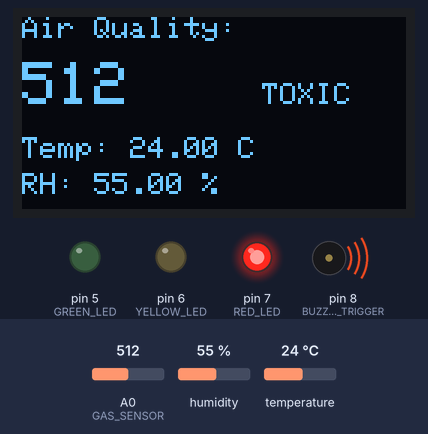
A sketch run on a simulated Arduino Uno, built with avr-gcc and run on an emulated ATmega328P. Parts: 128×64 one-colour display, output pins drawn as LEDs (lit = HIGH), buzzer (waves = sounding, pin HIGH). Inputs (shaded band) come from the test bench; at power-on: A0 (GAS_SENSOR) = 512, humidity 55 %, temperature 24 °C.

Above: at 3.2 s.
3.3 s: A0 (GAS_SENSOR) set to 411
At 5.1 s:
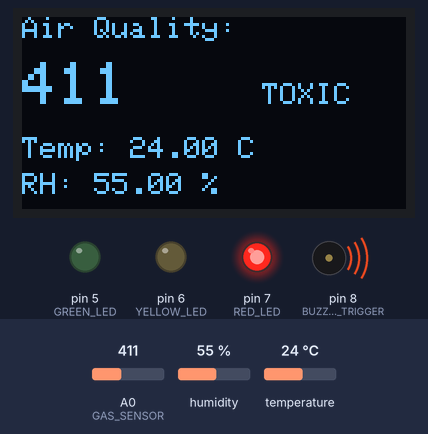
6.0 s: A0 (GAS_SENSOR) set to 390
At 7.4 s:
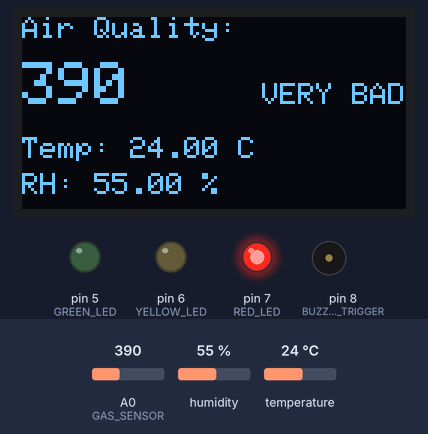
8.7 s: A0 (GAS_SENSOR) set to 265
At 11.0 s:
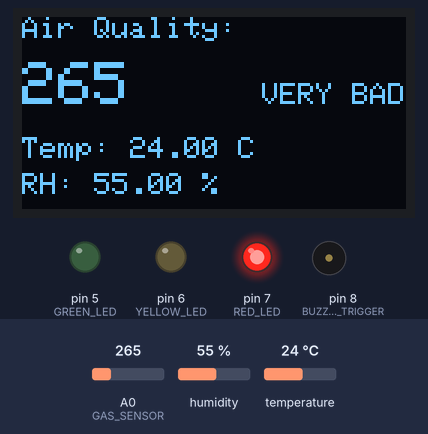
11.8 s: A0 (GAS_SENSOR) set to 240
At 13.3 s:
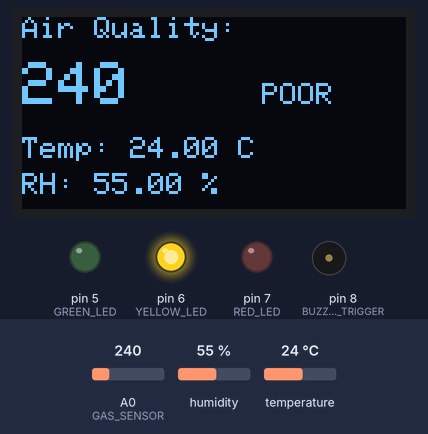
14.5 s: A0 (GAS_SENSOR) set to 163
At 16.9 s:
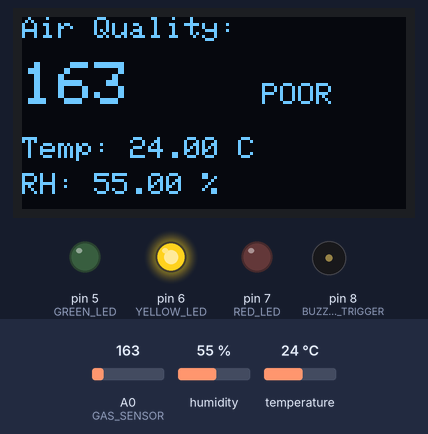
18.0 s: A0 (GAS_SENSOR) set to 142
At 19.2 s:
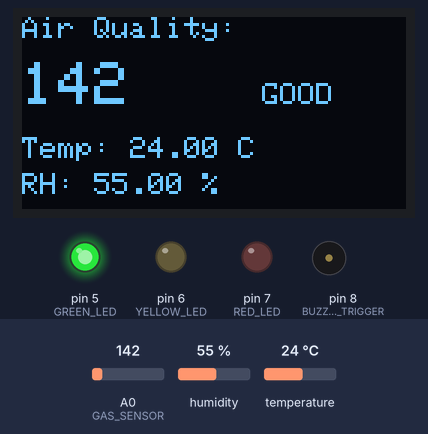
Timing chart, 0 to 21.0 s (numbered marks = the images above; inputs shaded):
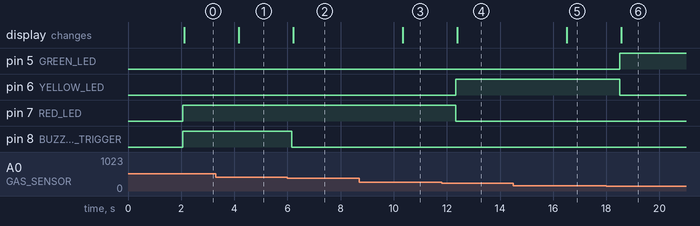

Measured:
- the behaviour switches between 400 and 399 on A0 (GAS_SENSOR) (found by bisection; images 1 and 2)
- the behaviour switches between 250 and 249 on A0 (GAS_SENSOR) (found by bisection; images 3 and 4)
- the behaviour switches between 150 and 149 on A0 (GAS_SENSOR) (found by bisection; images 5 and 6)
- after the input at 3.3 s, the display: changes after 0.87 s (image 1)
- after the input at 6.0 s, pin 8 (BUZZER_TRIGGER): HIGH → LOW after 0.17 s; the display: changes after 0.23 s (image 2)
- after the input at 8.7 s, the display: changes after 1.6 s (image 3)
- after the input at 11.8 s, pin 6 (YELLOW_LED): LOW → HIGH after 0.54 s; pin 7 (RED_LED): HIGH → LOW after 0.54 s; the display: changes after 0.59 s (image 4)
- after the input at 14.5 s, the display: changes after 2.0 s (image 5)
- after the input at 18.0 s, pin 5 (GREEN_LED): LOW → HIGH after 0.50 s; pin 6 (YELLOW_LED): HIGH → LOW after 0.50 s; the display: changes after 0.56 s (image 6)

The sketch:

airqualitysketch.ino
```cpp
#include <SPI.h>
#include <Wire.h>
#include <Adafruit_GFX.h>
#include <Adafruit_SSD1306.h>
#include <DHT.h>

// ================= OLED CONFIG =================
#define SCREEN_WIDTH 128
#define SCREEN_HEIGHT 64
#define OLED_RESET -1
Adafruit_SSD1306 display(SCREEN_WIDTH, SCREEN_HEIGHT, &Wire, OLED_RESET);

// ================= SENSOR PINS =================
#define GAS_SENSOR A0
#define DHTPIN 2
#define DHTTYPE DHT11

// ================= LED PINS =================
#define GREEN_LED 5
#define YELLOW_LED 6
#define RED_LED 7

// ================= BUZZER CONTROL =================
#define BUZZER_TRIGGER 8

DHT dht(DHTPIN, DHTTYPE);

// ================= VARIABLES =================
int gasLevel = 0;
const char* quality = "";

float temperature = 0;
float humidity = 0;

// ================= AIR QUALITY FUNCTION =================
void readAirQuality() {

  gasLevel = analogRead(GAS_SENSOR);

  digitalWrite(GREEN_LED, LOW);
  digitalWrite(YELLOW_LED, LOW);
  digitalWrite(RED_LED, LOW);
  digitalWrite(BUZZER_TRIGGER, LOW);

  if (gasLevel < 150) {
    quality = "GOOD";
    digitalWrite(GREEN_LED, HIGH);
  }

  else if (gasLevel < 250) {
    quality = "POOR";
    digitalWrite(YELLOW_LED, HIGH);
  }

  else if (gasLevel < 400) {
    quality = "VERY BAD";
    digitalWrite(RED_LED, HIGH);
  }

  else {
    quality = "TOXIC";
    digitalWrite(RED_LED, HIGH);
    digitalWrite(BUZZER_TRIGGER, HIGH);   // trigger 555 buzzer
  }
}

// ================= SETUP =================
void setup() {

  Serial.begin(9600);

  pinMode(GAS_SENSOR, INPUT);

  pinMode(GREEN_LED, OUTPUT);
  pinMode(YELLOW_LED, OUTPUT);
  pinMode(RED_LED, OUTPUT);
  pinMode(BUZZER_TRIGGER, OUTPUT);

  digitalWrite(BUZZER_TRIGGER, LOW);

  dht.begin();

  if (!display.begin(SSD1306_SWITCHCAPVCC, 0x3C)) {
    Serial.println("OLED failed");
    while (true);
  }

  display.clearDisplay();
  display.setTextColor(WHITE);

  // Startup screen
  display.setTextSize(2);
  display.setCursor(25,10);
  display.println("Air");

  display.setTextSize(1);
  display.setCursor(15,35);
  display.println("Quality Monitor");

  display.display();
  delay(2000);
}

// ================= LOOP =================
void loop() {

  display.clearDisplay();

  // Read Gas Sensor
  readAirQuality();

  // Read DHT Sensor
  humidity = dht.readHumidity();
  temperature = dht.readTemperature();

  // Print Air Quality
  display.setTextSize(1);
  display.setCursor(0,0);
  display.println("Air Quality:");

  display.setTextSize(2);
  display.setCursor(0,15);
  display.print(gasLevel);

  display.setTextSize(1);
  display.setCursor(80,22);
  display.println(quality);

  // Print Temperature
  display.setCursor(0,40);
  display.print("Temp: ");

  if (!isnan(temperature)) {
    display.print(temperature);
    display.println(" C");
  } else {
    display.println("Error");
  }

  // Print Humidity
  display.setCursor(0,52);
  display.print("RH: ");

  if (!isnan(humidity)) {
    display.print(humidity);
    display.println(" %");
  } else {
    display.println("Error");
  }

  display.display();

  delay(2000);
}
```
